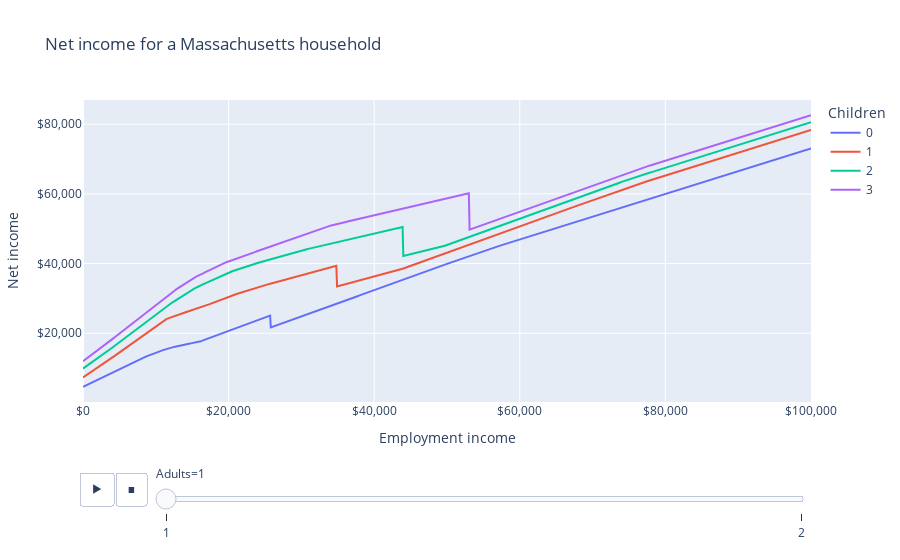

Source (notebook cell):
### Markdown cell above
# Massachusetts tax and benefit system

This notebook shows how the state and federal tax and benefit system affects Massachusetts residents holistically.

## Examples

Consider a set of Massachusetts family types, each with $1,000 monthly rent and $50 monthly broadband costs, and varying in terms of marital status and number of children.
Their net income---after state and federal taxes and benefits modeled by OpenFisca US---is shown in the graph below.

*The cliff is due to Massachusetts' emergency SNAP allotment, which entitles SNAP-eligible households to the maximum benefit for their household size; this also affects other benefits through categorical eligibility.*

### Code cell
from openfisca_us import IndividualSim
import pandas as pd
import plotly.express as px


def make_tax(adults, children):
    sim = IndividualSim(year=2022)
    sim.add_person(name="head", age=25)
    members = ["head"]
    if adults == 2:
        sim.add_person(name="spouse")
        members += ["spouse"]
    for i in range(children):
        child = "child{}".format(i)
        sim.add_person(name=child, age=6)
        members += [child]
    sim.add_tax_unit(name="tax_unit", members=members)
    # $1,000 monthly rent, $50 monthly broadband.
    sim.add_spm_unit(name="spm_unit", members=members, rent=12_000, broadband_cost=600)
    sim.add_household(name="household", members=members, state_code="MA")
    sim.vary("employment_income", max=100_000, step=100)
    return pd.DataFrame(
        dict(
            employment_income=sim.calc("employment_income")[0],
            spm_unit_net_income=sim.calc("spm_unit_net_income")[0].round(),
            mtr=1-sim.deriv(
                "spm_unit_net_income", "employment_income", wrt_target="head"
            ),
            adults=adults,
            children=children,
        )
    )


# Make a table of state taxes for different numbers of adults and children.
l = []
for adults in range(1, 3):
    for children in range(0, 4):
        l.append(make_tax(adults, children))

df = pd.concat(l)

LABELS = dict(
    employment_income="Employment income",
    spm_unit_net_income="Net income",
    mtr="Marginal tax rate",
    adults="Adults",
    children="Children",
)

fig = px.line(
    df,
    "employment_income",
    "spm_unit_net_income",
    color="children",
    animation_frame="adults",
    labels=LABELS,
    title="Net income for a Massachusetts household",
)
fig.update_layout(xaxis_tickformat="$,", yaxis_tickformat="$,")
fig.show()

### Figure 1 — Plotly figure (JSON) as saved in the notebook; plotly's stock layout.template omitted (floating-point values rounded to 4 significant figures; data arrays with more than 128 entries replaced by an {"elided": "..."} marker saying what was removed)
{"data": [{"hovertemplate": "Children=0<br>Adults=1<br>Employment income=%{x}<br>Net income=%{y}<extra></extra>", "legendgroup": "0", "line": {"color": "#636efa", "dash": "solid"}, "marker": {"symbol": "circle"}, "mode": "lines", "name": "0", "orientation": "v", "showlegend": true, "type": "scatter", "x": {"elided": "1001 int values"}, "xaxis": "x", "y": {"elided": "1001 int values"}, "yaxis": "y"}, {"hovertemplate": "Children=1<br>Adults=1<br>Employment income=%{x}<br>Net income=%{y}<extra></extra>", "legendgroup": "1", "line": {"color": "#EF553B", "dash": "solid"}, "marker": {"symbol": "circle"}, "mode": "lines", "name": "1", "orientation": "v", "showlegend": true, "type": "scatter", "x": {"elided": "1001 int values"}, "xaxis": "x", "y": {"elided": "1001 int values"}, "yaxis": "y"}, {"hovertemplate": "Children=2<br>Adults=1<br>Employment income=%{x}<br>Net income=%{y}<extra></extra>", "legendgroup": "2", "line": {"color": "#00cc96", "dash": "solid"}, "marker": {"symbol": "circle"}, "mode": "lines", "name": "2", "orientation": "v", "showlegend": true, "type": "scatter", "x": {"elided": "1001 int values"}, "xaxis": "x", "y": {"elided": "1001 int values"}, "yaxis": "y"}, {"hovertemplate": "Children=3<br>Adults=1<br>Employment income=%{x}<br>Net income=%{y}<extra></extra>", "legendgroup": "3", "line": {"color": "#ab63fa", "dash": "solid"}, "marker": {"symbol": "circle"}, "mode": "lines", "name": "3", "orientation": "v", "showlegend": true, "type": "scatter", "x": {"elided": "1001 int values"}, "xaxis": "x", "y": {"elided": "1001 int values"}, "yaxis": "y"}], "layout": {"legend": {"title": {"text": "Children"}, "tracegroupgap": 0}, "sliders": [{"active": 0, "currentvalue": {"prefix": "Adults="}, "len": 0.9, "pad": {"b": 10, "t": 60}, "steps": [{"args": [["1"], {"frame": {"duration": 0, "redraw": false}, "fromcurrent": true, "mode": "immediate", "transition": {"duration": 0, "easing": "linear"}}], "label": "1", "method": "animate"}, {"args": [["2"], {"frame": {"duration": 0, "redraw": false}, "fromcurrent": true, "mode": "immediate", "transition": {"duration": 0, "easing": "linear"}}], "label": "2", "method": "animate"}], "x": 0.1, "xanchor": "left", "y": 0, "yanchor": "top"}], "title": {"text": "Net income for a Massachusetts household"}, "updatemenus": [{"buttons": [{"args": [null, {"frame": {"duration": 500, "redraw": false}, "fromcurrent": true, "mode": "immediate", "transition": {"duration": 500, "easing": "linear"}}], "label": "&#9654;", "method": "animate"}, {"args": [[null], {"frame": {"duration": 0, "redraw": false}, "fromcurrent": true, "mode": "immediate", "transition": {"duration": 0, "easing": "linear"}}], "label": "&#9724;", "method": "animate"}], "direction": "left", "pad": {"r": 10, "t": 70}, "showactive": false, "type": "buttons", "x": 0.1, "xanchor": "right", "y": 0, "yanchor": "top"}], "xaxis": {"anchor": "y", "domain": [0, 1], "tickformat": "$,", "title": {"text": "Employment income"}}, "yaxis": {"anchor": "x", "domain": [0, 1], "tickformat": "$,", "title": {"text": "Net income"}}}}
